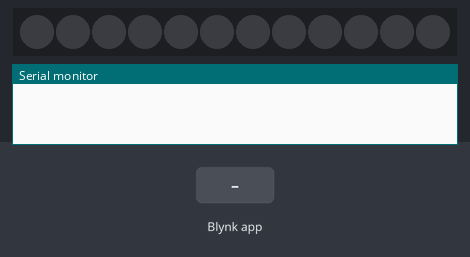
Bench run of a sketch on a simulated ESP8266 (NodeMCU). Parts: 12 RGB LEDs in strip order, left to right, the last lines printed to the serial monitor. Inputs (shaded band) come from the test bench. Dim RGB values are drawn brighter than linear; WiFi joins after 1.5 s; servers stay silent unless stated.

Above: at 3.0 s.
3.1 s: Blynk app writes 1 to V1
At 3.6 s:
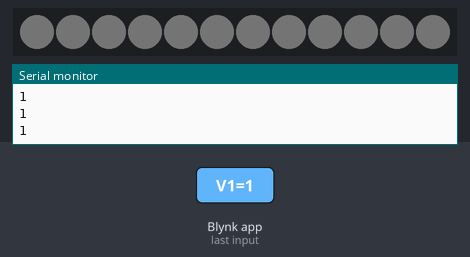
4.6 s: Blynk app writes 200 to V1
At 5.8 s:
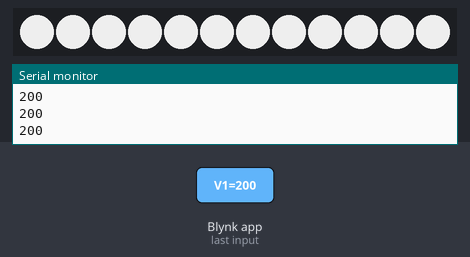
6.1 s: Blynk app writes 0 to V1
At 7.1 s:
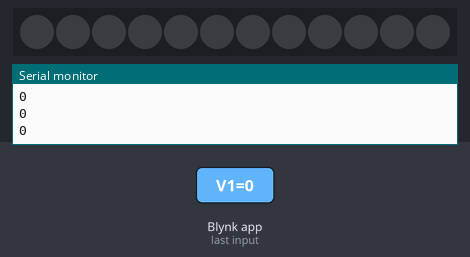
Timing chart, 0 to 9.1 s (numbered marks = the images above; inputs shaded):
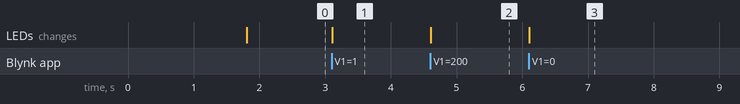

The sketch:

BlynkNeopixelGeenGegevens.ino
```cpp
//SmartLamp NeoPixel
//M.b.v. de Blynk app en de NeoPixel RGB Led Ring heb ik een lamp gemaakt die je met je telefoon kunt bedienen.
//ingeladen libraries
#include <Adafruit_NeoPixel.h>
#include <SPI.h>
#include <BlynkSimpleEsp8266.h>
#include <ESP8266WiFi.h>


#define PIN D1
#define NUMPIXELS 12 //aantal neopixels op de ring
#define BLYNK_PRINT Serial
Adafruit_NeoPixel pixels = Adafruit_NeoPixel(NUMPIXELS, PIN, NEO_GRB + NEO_KHZ800);

//setup wordt eenmalig uitgevoerd
void setup()
{
Serial.begin(9600); //serial monitor poort wordt gestart
Blynk.begin("key", "ssid", "wachtwoord"); //Blynk wordt gestart. Blynk is een externe app voor je telefoon waarmee je een arduino (die beschikt over WiFi) kunt bedienen. Hij gebruikt hierbij de API key vanuit Blynk, en het SSID en Wachtwoord van je netwerk.
pixels.begin();
}
BLYNK_WRITE(V1)
{

int R = param[0].asInt(); //waarde van rood wordt omgezet naar een integer
int G = param[1].asInt(); //waarde van green wordt omgezet naar een integer
int B = param[2].asInt(); //waarde van blauw wordt omgezet naar een integer

//RGB waardes worden geprint naar de serial monitor
Serial.println(R);
Serial.println(G);
Serial.println(B);

// foor loop die het aantal pixels afgaat en de juiste kleuren weergeeft op de neopixel
for(int i=0;i<NUMPIXELS;i++){

pixels.setPixelColor(i, pixels.Color(R,G,B));

pixels.show();
}
}
//zorgt er voor dat blynk draait zodat je met de blynk app de kleuren van de app kunt veranderen
void loop()
{
Blynk.run();
}
```

Measured:
- after the input at 3.1 s, the LEDs: change at once (image 1)
- after the input at 4.6 s, the LEDs: change at once (image 2)
- after the input at 6.1 s, the LEDs: change at once (image 3)
